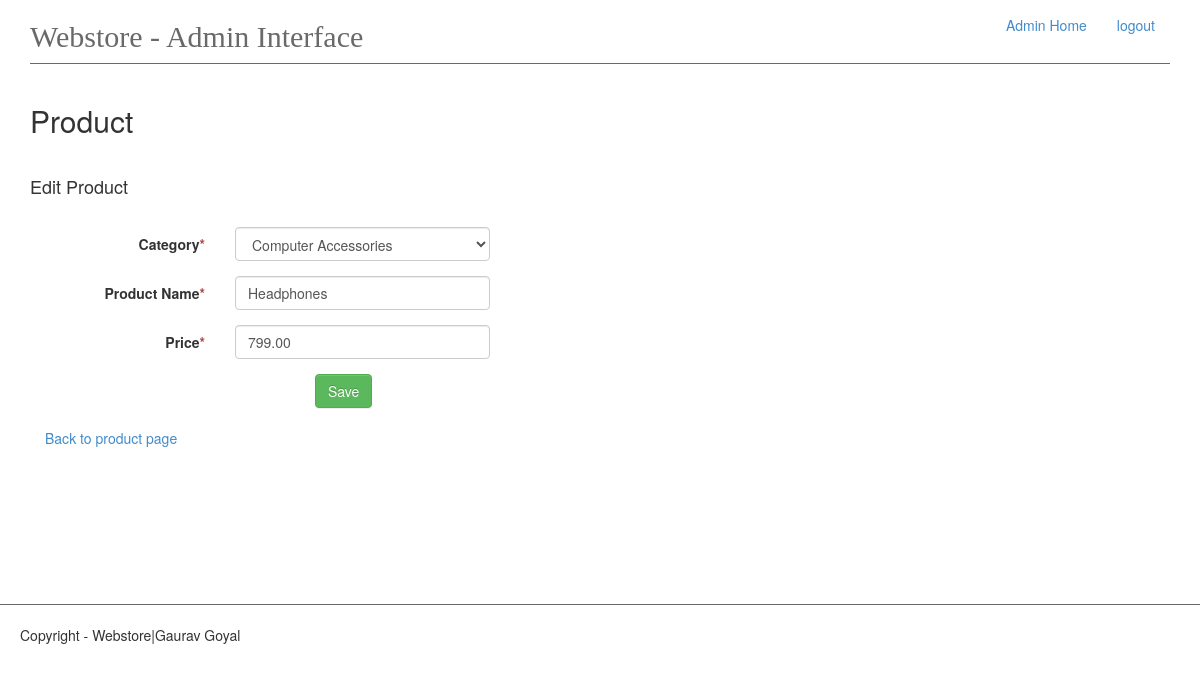
The app's page /admin/product/edit/1 (signed in) with its own data.
### app/models.py (models this page shows, shortened)
class Product(db.Model):
    id = db.Column(db.Integer, primary_key=True)
    name = db.Column(db.String(50), unique=True, index=True)
    price = db.Column(db.Float, index=True)
    category_id = db.Column(db.Integer, db.ForeignKey('category.id'))
    cart = db.relationship('Cart', backref='products', lazy='dynamic')

### app/views.py (the view, shortened to what this page needs)
@app.route('/admin/product/edit/<int:pk>',  methods=['GET','POST'])
@login_required
def edit_product(pk):
    products = Product.query.all()
    product = Product.query.get(pk)
    categories = Category.query.all()
    form = ProductForm(obj=product)
    return render_template("admin-panel/edit-product.html", product=product, products=products,
                           form=form, categories=categories)

### app/forms.py
class ProductForm(Form):
    category = QuerySelectField(u'Category', query_factory=get_category)
    name = TextField('Product Name', validators=[Required('Product name is required.')])
    price = DecimalField('Price', validators=[Required('Price is required')])

### app/__init__.py (called while the page is built)
@admin_login.user_loader
def load_user(id):
    return Admin.query.get(int(id))

### app/forms.py (called while the page is built)
def get_category():
    return Category.query.all()

### app/models.py (called while the page is built)
    def __repr__(self):
        return self.name

### app/templates/admin-panel/edit-product.html (shortened to what this page needs)
{% extends 'admin-panel/admin.html' %}
{% block content %}
    <h2>Product</h2>
    <br>
    <h4>Edit Product</h4>
    <br>
    <form class="form-horizontal" method="post" enctype= "multipart/form-data">
        {% for field in form if field.widget.input_type != 'hidden' %}
            <div class="col-md-12">
                <div class="form-group">
                    <label class="col-md-2 control-label">  {{ field.label }}<span class="text-danger">*</span></label>
                    <div class="col-md-3"> {{ field(class_='form-control') }}</div>
                    <div class="col-md-6">
                    </div>
                </div >
            </div>
        {% endfor %}
        <div class="control-group">
            <div class="controls col-md-offset-3">
                <input type="submit" class="btn btn-success" value="Save">
            </div>
        </div>
    </form>
    <br>
    <div class="col-md-12"><a href="{{ url_for('add_product') }}">Back to product page</a></div>
{% endblock %}

### records on screen
Product: category "Computer Accessories" "Headphones" "799.00"

### other values on screen
{{ field.label }} "Category" "Product Name" "Price"
